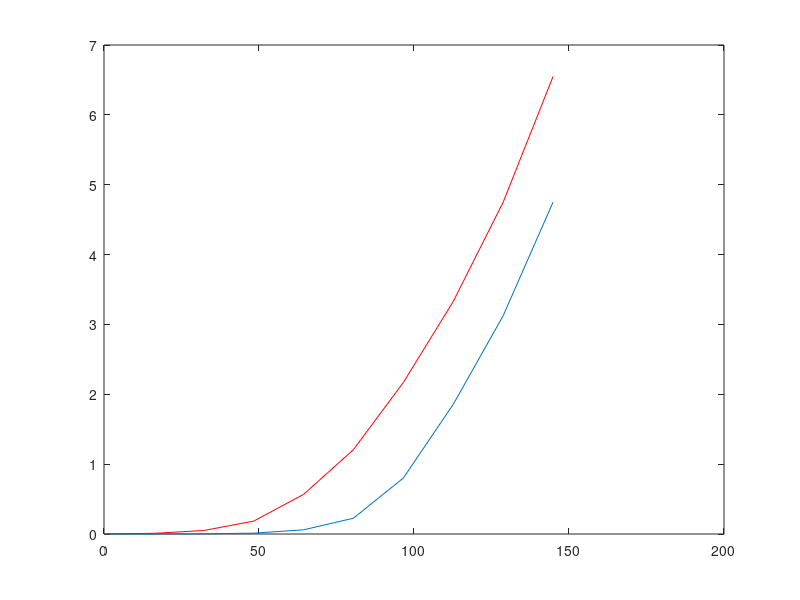

Write the MATLAB code that produced this figure.
r1 = 10;
r2 = 5;
D = 5;

assistedRate = zeros(100,1);
rate = zeros(100,1);
SNR = zeros(10,1);
pdfRate = zeros(10,1);
directRate = zeros(10,1);

Ps = 1;
Pnoise = 1;
for i = 1:10
    
      
    alpha1=0.5;
    alpha2 = 1-alpha1;
    Psb = alpha1*Ps;
    Psm = alpha2*Ps;

%     beta1 = 6.6*10^(-5);
%     Psm1 = beta1*Psm;
%     Psm2 = (1-beta1)*Psm;

    Pr = Ps;
    Prm = Ps/alpha2;
    
    for j = 1:100
    
        g131 = exprnd(1,1,1);
        g12 = exprnd(1,1,1);
        g132 = exprnd(1,1,1);
        g23 = exprnd(1,1,1);

        gamma = 4;

        h131 = g131*(r1^(-gamma));
        h12 = g12*(r2^(-gamma));
        h132 = g132*(r1^(-gamma));
        h23 = g23*(D^(-gamma));

%         C1 = alpha1*log(1+h12*Psb);
%         C2 = alpha2*log(1+h132*Psm2);
% 
%         C3 =  alpha1*log(1+h131*Psb) + alpha2*log(1+h132*Psm2+(sqrt(h132*Psm1)+sqrt(h23*Prm))^2);
        
        C = @(beta1) -alpha1*log(1+h12*Psb) - alpha2*log(1+h132*(1-beta1)*Psm);

        C3 = @(beta1) -alpha1*log(1+h131*Psb) - alpha2*log(1+h132*(1-beta1)*Psm+(sqrt(h132*beta1*Psm)+sqrt(h23*Prm))^2);


        [BETA,assistedRate(j)] = fminbnd(@(beta1) min(C3(beta1),C(beta1)),0,1);
        
        %assistedRate(j) = min(C1+C2,C3);
        
        rate(j) = alpha1*log(1+h131*Ps/Pnoise) + alpha2*log(1+h132*Ps/Pnoise);

    end
    pdfRate(i) = mean(-assistedRate);
    directRate(i) = mean(rate);
    
    SNR(i) = 10*log(Ps/Pnoise);
    Ps = 5*Ps;

end

plot(SNR,pdfRate,'r');
hold on
plot(SNR,directRate)
